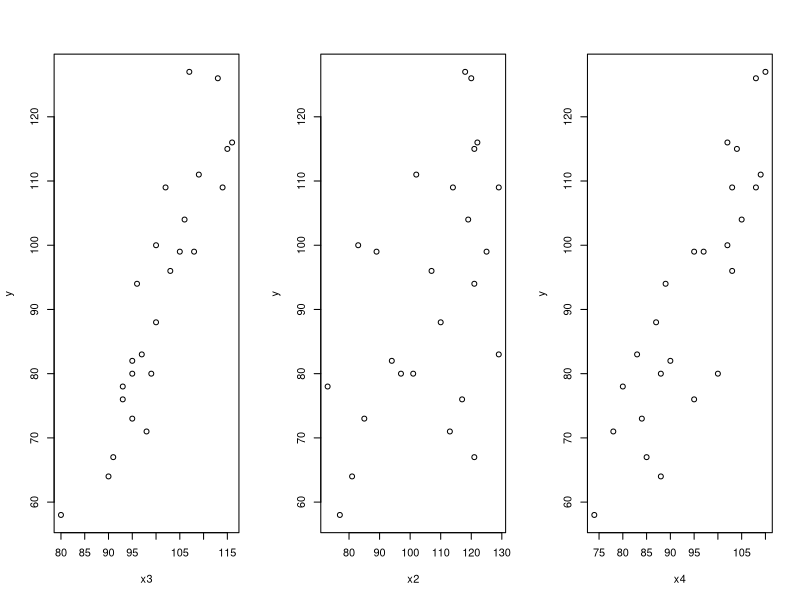
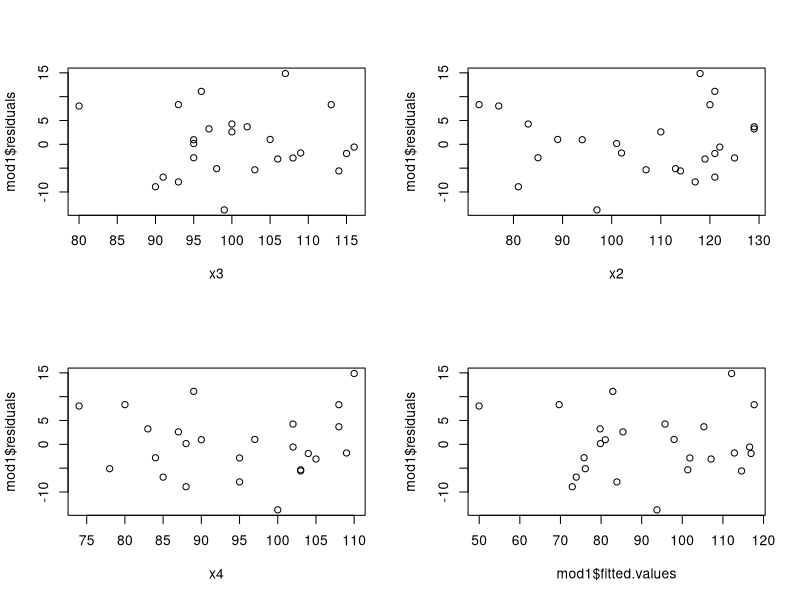
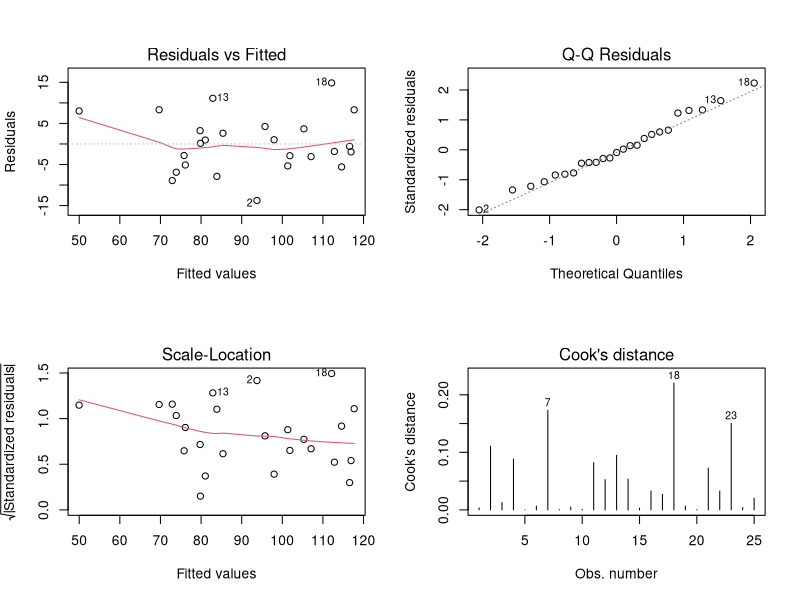

The R source for these figures, in order:
## ---- chunk 1
## load the data
multi = read.table("multi.txt", header = TRUE)
mod1 = lm(Y ~ X3 + X2 + X4 , data = multi)
y = multi[,1]
x2 = multi[,3]
x3 = multi[,4]
x4 = multi[,5]
par(mfrow=c(1,3))

plot(x3,y, data = multi)
plot(x2,y, data = multi)

plot(x4,y, data = multi)
cor(multi, method = "pearson")
## ---- chunk 2
par(mfrow=c(2,2))
x3 = multi[,4]
x2 = multi[,3]
x4 = multi[,5]
plot(x3, mod1$residuals)
plot(x2, mod1$residuals)
plot(x4, mod1$residuals)
plot(mod1$fitted.values, mod1$residuals)
## ---- chunk 3
par(mfrow=c(2,2))
plot(mod1, which = 1:4)
